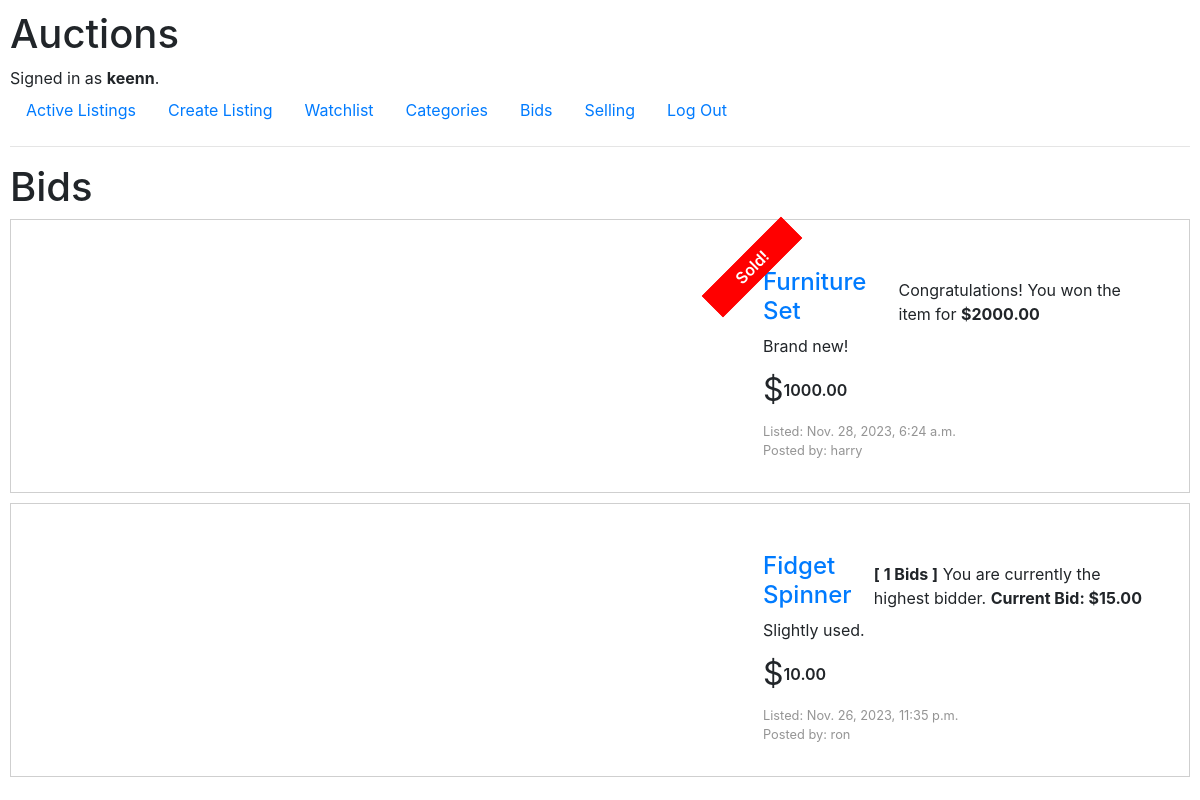
The app's page /bids (signed in) with its own data.
### auctions/models.py (models this page shows, shortened)
class User(AbstractUser):
    pass

class Listing(models.Model):
    seller = models.ForeignKey(User, on_delete=models.CASCADE, related_name="ownListings")
    title = models.CharField(max_length=64)
    description = models.CharField(max_length=5000)
    startingBid = models.DecimalField(decimal_places=2,
                                      max_digits=10)
    image = models.CharField(max_length=5000,
                             default="https://upload.wikimedia.org/wikipedia/commons/thumb/4/46/Question_mark_%28black%29.svg/800px-Question_mark_%28black%29.svg.png")
    timestamp = models.DateTimeField(default=timezone.now, editable=False)
    category = models.ForeignKey(Category, on_delete=models.CASCADE, related_name='listingCategory')
    availability = models.BooleanField(default=True)

### auctions/views.py (the view)
# urls.py: path("bids", views.bids, name="bids"),
@login_required
def bids(request):
    bids = Bid.objects.filter(bidder=User.objects.get(pk=request.user.id)).order_by('-id')
    listing = [{'listing' : item.listing,
                'nBid' : item.listing.bidItem.count(),
                'highestBidder' : Bid.objects.filter(bid = item.listing.bidItem.aggregate(highest_bid = Max('bid'))['highest_bid']).first().bidder.id,
                'highestBid' : item.listing.bidItem.aggregate(highest_bid = Max('bid'))['highest_bid'] } for item in bids]
    return render(request, 'auctions/bids.html', {
        'listings' : listing,
        'watchlistCount' : Watchlist.objects.get(user = User.objects.get(pk=request.user.id)).listing.count()
    })

### auctions/templates/auctions/bids.html (shortened to what this page needs)
{% extends 'auctions/layout.html' %}
{% block body %}
    <div class="bidsWrapper">
        <h1>Bids</h1>
        <div class="allListings">
            {% for listing in listings %}
                    <div class="listing">
                        <div class="displaypic">
                            <a href="{% url 'listing' listing.listing.title listing.listing.id %}"><img src="{{ listing.listing.image }}" alt=""></a>
                        </div>
                        <div class="itemInfo">
                            <div class="infoTitle">
                                <a href="{% url 'listing' listing.listing.title listing.listing.id %}">
                                    <h4>{{ listing.listing.title }}</h4>
                                </a>
                                {% if not listing.listing.availability %}
                                    <div class="availabilityStatus">
                                        <p class="sold">Sold!</p>
                                    </div>
                                {% endif %}
                                <div class="availabilityStatus">
                                    {% if listing.listing.availability %}
                                        {% if listing.highestBidder == request.user.id %}
                                        <p><strong>[ {{ listing.nBid }} Bids ]</strong> You are currently the highest bidder. <strong>Current Bid: ${{ listing.highestBid | floatformat:2 }}</strong></p>
                                        {% else %}
                                        <p><strong>[ {{ listing.nBid }} Bids ]</strong> Someone has outbid you. <strong>Current Bid: ${{ listing.highestBid | floatformat:2 }}</strong></p>
                                        {% endif %}
                                    {% else %}
                                        {% if listing.highestBidder == request.user.id %}
                                            <p>Congratulations! You won the item for <strong>${{ listing.highestBid|floatformat:2 }}</strong></p>
                                        {% else %}
                                            <p class="sold">Sold!</p><p>Unfortunately, you did not win the auction for the item.</p>
                                        {% endif %}
                                    {% endif %}
                                </div>
                            </div>
                            <div class="infoDescription">{{ listing.listing.description }}</div>
                            <div class="infoStartingBid">
                                <span class="dollar">$</span>
                                <span class="price">{{ listing.listing.startingBid | floatformat:2 }}</span>
                            </div>
                            <div class="created">
                                <p>Listed: {{ listing.listing.timestamp }}</p>
                                <p>Posted by: {{ listing.listing.seller.username }}</p>
                            </div>
                        </div>
                    </div>
            {% endfor %}
        </div>
    </div>
{% endblock %}

### auctions/templates/auctions/layout.html (shortened to what this page needs)
{% load static %}
<!DOCTYPE html>
<html lang="en">
    <head>
        <link rel="stylesheet" href="https://stackpath.bootstrapcdn.com/bootstrap/4.4.1/css/bootstrap.min.css">
        <link href="{% static 'auctions/styles.css' %}" rel="stylesheet">
    </head>
    <body>
        <h1>Auctions</h1>
        <div>
            {% if user.is_authenticated %}
                Signed in as <strong>{{ user.username }}</strong>.
            {% else %}
                Not signed in.
            {% endif %}
        </div>
        <ul class="nav">
            <li class="nav-item">
                <a class="nav-link" href="{% url 'index' %}">Active Listings</a>
            </li>
            {% if user.is_authenticated %}
                <li class="nav-item">
                    <a class="nav-link" href="{% url 'new' %}">Create Listing</a>
                </li>
                <li class="nav-item">
                    <a class="nav-link watchlistnav" href="{% url 'watchlist' %}">Watchlist
                    </a>
                </li>
                <li class="nav-item">
                    <a class="nav-link" href="{% url 'categories' %}">Categories</a>
                </li>
                <li class="nav-item">
                    <a class="nav-link" href="{% url 'bids' %}">Bids</a>
                </li>
                <li class="nav-item">
                    <a class="nav-link" href="{% url 'selling' %}">Selling</a>
                </li>
                <li class="nav-item">
                    <a class="nav-link" href="{% url 'logout' %}">Log Out</a>
                </li>
            {% endif %}
        </ul>
        <hr>
        {% block body %}
        {% endblock %}
    </body>
</html>

### auctions/static/auctions/styles.css (style rules this page uses)
* { padding: 0; margin: 0; box-sizing: border-box; text-decoration: none !important; }
body { padding: 10px; }
.allListings { display: flex; flex-direction: column; gap: 10px; }
.listing { padding: 2rem; display: flex; flex-direction: row; gap: 20rem; border: 1px solid rgba(128, 128, 128, 0.377); }
.itemInfo { display: flex; flex-direction: column; margin-top: 1rem; gap: .5rem; }
.infoStartingBid { display: flex; flex-direction: row; }
.dollar { font-style: bold; font-size: 2rem; }
.price { font-weight: 600; }
.infoStartingBid span { align-self: center; }
.displaypic { margin-left: 5rem; }
.infoTitle { display: flex; flex-direction: row; gap: 1rem; }
.infoTitle * { margin: 0; align-self: end; }
.infoTitle h4 { margin: 0; }
.created p { margin-bottom: 0; font-size: .8rem; color: rgba(128, 128, 128, 0.84); }
.sold { border: solid red; padding-inline: 1rem; width: 7rem; text-align: center; color: white; background-color: rgb(255, 0, 0); font-weight: 600; transform: rotate(315deg); position: absolute; left: -4.2rem; top: -1rem; }
.listingTitleDiv, .infoTitle { position: relative; }

### records on screen
User: username "keenn"
Listing: listing "Furniture Set", availability "Sold!", highestBid "2000.00", listing.description "Brand new!", listing.startingBid "1000.00", listing.timestamp "Nov. 28, 2023, 6:24 a.m.", listing.seller.username "harry"
Listing: listing "Fidget Spinner", nBid "1", highestBid "15.00", listing.description "Slightly used.", listing.startingBid "10.00", listing.timestamp "Nov. 26, 2023, 11:35 p.m.", listing.seller.username "ron"
